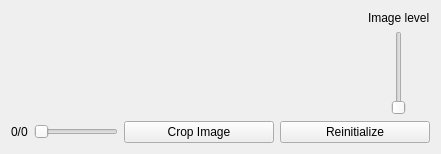
          <widget class="QFrame" name="frame">
           <property name="sizePolicy">
            <sizepolicy hsizetype="Preferred" vsizetype="Preferred">
             <horstretch>0</horstretch>
             <verstretch>0</verstretch>
            </sizepolicy>
           </property>
           <layout class="QVBoxLayout" name="verticalLayout_3">
            <item>
             <layout class="QHBoxLayout" name="horizontalLayout">
              <item>
               <widget class="QWidget" name="mpl2dwidget" native="true">
                <property name="sizePolicy">
                 <sizepolicy hsizetype="Expanding" vsizetype="Preferred">
                  <horstretch>0</horstretch>
                  <verstretch>0</verstretch>
                 </sizepolicy>
                </property>
                <property name="minimumSize">
                 <size>
                  <width>250</width>
                  <height>0</height>
                 </size>
                </property>
                <layout class="QVBoxLayout" name="mpl2dIm"/>
               </widget>
              </item>
              <item>
               <layout class="QGridLayout" name="gridLayout_4">
                <item row="0" column="0">
                 <widget class="QLabel" name="label_8">
                  <property name="text">
                   <string>Image level</string>
                  </property>
                 </widget>
                </item>
                <item row="2" column="0" alignment="Qt::AlignHCenter">
                 <widget class="QSlider" name="colorSlider">
                  <property name="cursor">
                   <cursorShape>SizeVerCursor</cursorShape>
                  </property>
                  <property name="orientation">
                   <enum>Qt::Vertical</enum>
                  </property>
                 </widget>
                </item>
               </layout>
              </item>
             </layout>
            </item>
            <item>
             <layout class="QHBoxLayout" name="horizontalLayout_7">
              <item>
               <widget class="QLabel" name="imNumber">
                <property name="text">
                 <string>0/0</string>
                </property>
               </widget>
              </item>
              <item>
               <widget class="QSlider" name="imSlider">
                <property name="cursor">
                 <cursorShape>SizeHorCursor</cursorShape>
                </property>
                <property name="orientation">
                 <enum>Qt::Horizontal</enum>
                </property>
               </widget>
              </item>
              <item>
               <widget class="QPushButton" name="imCrop">
                <property name="sizePolicy">
                 <sizepolicy hsizetype="Fixed" vsizetype="Fixed">
                  <horstretch>0</horstretch>
                  <verstretch>0</verstretch>
                 </sizepolicy>
                </property>
                <property name="minimumSize">
                 <size>
                  <width>150</width>
                  <height>0</height>
                 </size>
                </property>
                <property name="cursor">
                 <cursorShape>PointingHandCursor</cursorShape>
                </property>
                <property name="text">
                 <string>Crop Image</string>
                </property>
               </widget>
              </item>
              <item>
               <widget class="QPushButton" name="imInit">
                <property name="sizePolicy">
                 <sizepolicy hsizetype="Fixed" vsizetype="Fixed">
                  <horstretch>0</horstretch>
                  <verstretch>0</verstretch>
                 </sizepolicy>
                </property>
                <property name="minimumSize">
                 <size>
                  <width>150</width>
                  <height>0</height>
                 </size>
                </property>
                <property name="cursor">
                 <cursorShape>PointingHandCursor</cursorShape>
                </property>
                <property name="text">
                 <string>Reinitialize</string>
                </property>
               </widget>
              </item>
             </layout>
            </item>
           </layout>
          </widget>
